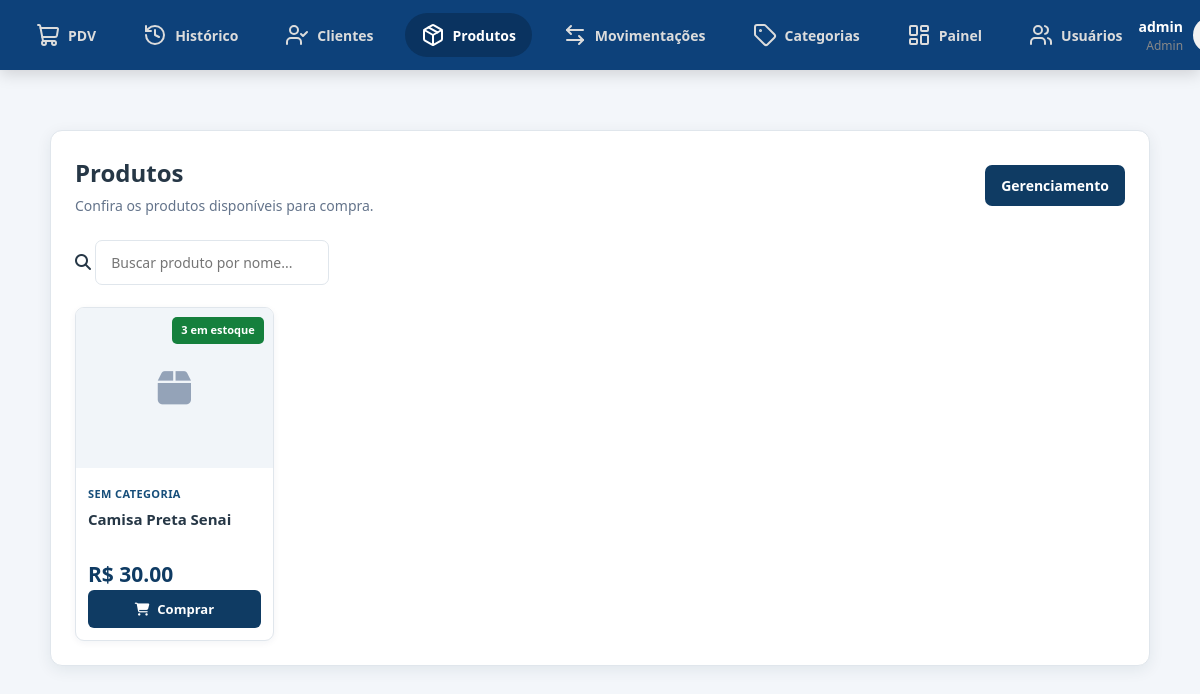
/produtos/ (signed in), run on an earlier commit of the app's database.
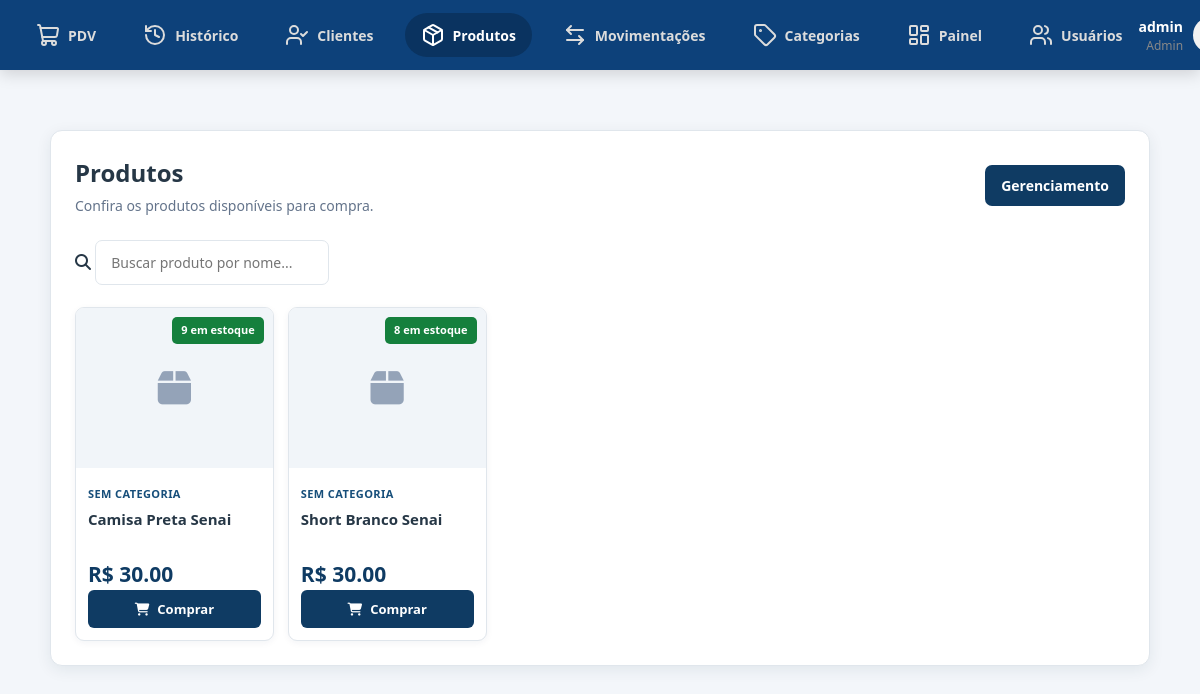
And on a later commit of the database.
### app/models/produto.py (models this page shows, shortened)
class Produto(Base):
    __tablename__ = "produtos"
    id = Column(Integer, primary_key=True, autoincrement=True, index=True)
    nome = Column(String(150), nullable=False, index=True)
    preco = Column(Float, nullable=False, default=0.0)
    estoque_atual = Column(Integer, nullable=False, default=0)
    ativo = Column(Boolean, default=True)
    imagem_path = Column(String(255), nullable=True)
    categoria_id = Column(Integer, ForeignKey("categorias.id", ondelete="SET NULL"), nullable=True )
    categoria = relationship("Categoria", back_populates="produtos")

### app/controllers/produto_controller.py (the view)
@router.get("/")
def listar_produtos(
    request: Request,
    busca: str = "",
    categoria_id: int = 0,       # 0 = todas as categorias
    db: Session = Depends(get_db),
    usuario = Depends(get_usuario_logado)
):
    query = db.query(Produto).filter(Produto.ativo == True)
    if busca:
        query = query.filter(Produto.nome.ilike(f"%{busca}%"))
    if categoria_id:
        query = query.filter(Produto.categoria_id == categoria_id)
    produtos    = query.order_by(Produto.nome).all()
    categorias  = db.query(Categoria).filter(Categoria.ativo == True).all()
    return templates.TemplateResponse(
        request,
        "produtos/index.html",
        {
            "request":      request,
            "usuario":      usuario,
            "produtos":     produtos,
            "categorias":   categorias,
            "busca":        busca,
            "categoria_id": categoria_id,
        }
    )

### app/templates/produtos/index.html (shortened to what this page needs)
{% extends "base.html" %}
{% block extra_css %}
<link rel="stylesheet" href="/static/produtos-css/index.css">
<link
    rel="stylesheet"
    href="https://cdnjs.cloudflare.com/ajax/libs/font-awesome/6.5.1/css/all.min.css"
>
{% endblock %}
{% block content %}
<main class="pagina-produtos">
    <section class="pagina-header">
        <div>
            <h2>Produtos</h2>
            <p>Confira os produtos disponíveis para compra.</p>
        </div>
        <a
            href="/produtos/form"
            class="btn-administracao"
        >
            Gerenciamento
        </a>
    </section>
    <div class="busca-container">
        <i class="fa-solid fa-magnifying-glass"></i>
        <input
            type="text"
            id="buscarProduto"
            placeholder="Buscar produto por nome..."
            aria-label="Buscar produto por nome"
        >
    </div>
    <section class="produtos-grid">
        {% for produto in produtos %}
        <article class="produto-card">
            <div class="produto-imagem">
                {% if produto.imagem_path %}
                <img
                    src="/static/{{ produto.imagem_path }}"
                    alt="{{ produto.nome }}"
                    onerror="
                        this.style.display='none';
                        this.nextElementSibling.style.display='flex';
                    "
                >
                <div
                    class="imagem-sem-produto"
                    style="display: none;"
                    aria-hidden="true"
                >
                    <i class="fa-solid fa-box"></i>
                </div>
                {% else %}
                <div class="imagem-sem-produto">
                    <i class="fa-solid fa-box"></i>
                </div>
                {% endif %}
                <span class="estoque-tag">
                    {% if produto.estoque_atual > 0 %}
                        {{ produto.estoque_atual }} em estoque
                    {% else %}
                        Sem estoque
                    {% endif %}
                </span>
            </div>
            <div class="produto-conteudo">
                <span class="produto-categoria">
                    {% if produto.categoria %}
                        {{ produto.categoria.nome }}
                    {% else %}
                        Sem categoria
                    {% endif %}
                </span>
                <h3 class="produto-nome">
                    {{ produto.nome }}
                </h3>
                <strong class="preco">
                    R$ {{ "%.2f"|format(produto.preco) }}
                </strong>
                <button
                    type="button"
                    class="btn-adicionar"
                    data-id="{{ produto.id }}"
                    data-nome="{{ produto.nome }}"
                    data-preco="{{ produto.preco }}"
                    data-estoque="{{ produto.estoque_atual }}"
                >
                    {% if produto.estoque_atual > 0 %}
                        <i class="fa-solid fa-cart-shopping"></i>
                        Comprar
                    {% else %}
                        Indisponível
                    {% endif %}
                </button>
            </div>
        </article>
        {% endfor %}
    </section>
</main>
{% endblock %}

What changed in the data, as far as the page shows it:
changed Produto "Camisa Preta Senai": estoque_atual "3" → "9"
added Produto: estoque_atual "8", nome "Short Branco Senai", preco "30.00", shows "Comprar"
